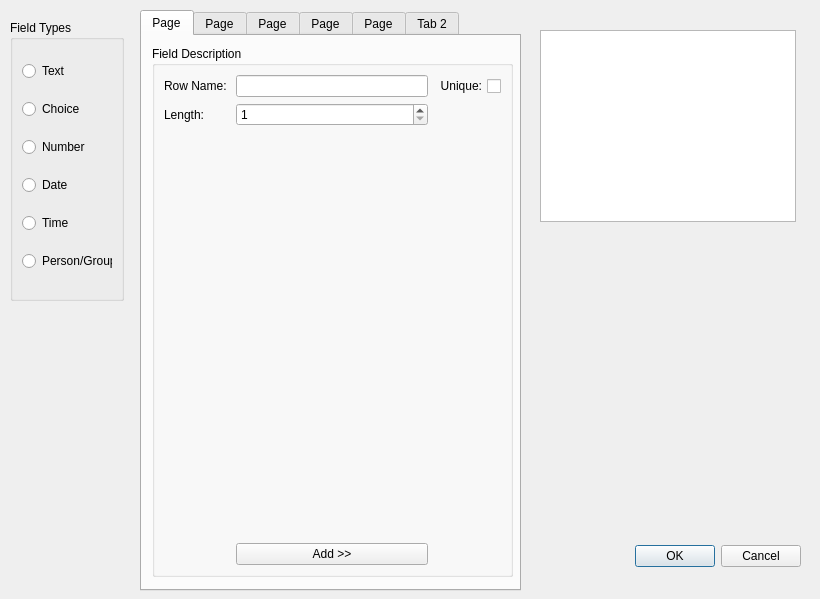
<?xml version="1.0" encoding="UTF-8"?>
<ui version="4.0">
 <class>Dialog</class>
 <widget class="QDialog" name="Dialog">
  <property name="windowModality">
   <enum>Qt::ApplicationModal</enum>
  </property>
  <property name="geometry">
   <rect>
    <x>0</x>
    <y>0</y>
    <width>820</width>
    <height>599</height>
   </rect>
  </property>
  <property name="minimumSize">
   <size>
    <width>820</width>
    <height>599</height>
   </size>
  </property>
  <property name="maximumSize">
   <size>
    <width>820</width>
    <height>599</height>
   </size>
  </property>
  <property name="windowTitle">
   <string>Dialog</string>
  </property>
  <property name="windowOpacity">
   <double>1.000000000000000</double>
  </property>
  <widget class="QDialogButtonBox" name="buttonBox">
   <property name="geometry">
    <rect>
     <x>460</x>
     <y>540</y>
     <width>341</width>
     <height>32</height>
    </rect>
   </property>
   <property name="orientation">
    <enum>Qt::Horizontal</enum>
   </property>
   <property name="standardButtons">
    <set>QDialogButtonBox::Cancel|QDialogButtonBox::Ok</set>
   </property>
  </widget>
  <widget class="QListView" name="listView">
   <property name="geometry">
    <rect>
     <x>540</x>
     <y>30</y>
     <width>256</width>
     <height>192</height>
    </rect>
   </property>
  </widget>
  <widget class="QGroupBox" name="groupBox">
   <property name="geometry">
    <rect>
     <x>10</x>
     <y>20</y>
     <width>114</width>
     <height>281</height>
    </rect>
   </property>
   <property name="title">
    <string>Field Types</string>
   </property>
   <layout class="QVBoxLayout" name="verticalLayout">
    <item>
     <widget class="QRadioButton" name="line_radio">
      <property name="text">
       <string>Text</string>
      </property>
      <attribute name="buttonGroup">
       <string notr="true">buttonGroup</string>
      </attribute>
     </widget>
    </item>
    <item>
     <widget class="QRadioButton" name="choice_radio">
      <property name="text">
       <string>Choice</string>
      </property>
      <attribute name="buttonGroup">
       <string notr="true">buttonGroup</string>
      </attribute>
     </widget>
    </item>
    <item>
     <widget class="QRadioButton" name="num_radio">
      <property name="text">
       <string>Number</string>
      </property>
      <attribute name="buttonGroup">
       <string notr="true">buttonGroup</string>
      </attribute>
     </widget>
    </item>
    <item>
     <widget class="QRadioButton" name="date_radio">
      <property name="text">
       <string>Date</string>
      </property>
      <attribute name="buttonGroup">
       <string notr="true">buttonGroup</string>
      </attribute>
     </widget>
    </item>
    <item>
     <widget class="QRadioButton" name="time_radio">
      <property name="text">
       <string>Time</string>
      </property>
      <attribute name="buttonGroup">
       <string notr="true">buttonGroup</string>
      </attribute>
     </widget>
    </item>
    <item>
     <widget class="QRadioButton" name="grp_radio">
      <property name="text">
       <string>Person/Group</string>
      </property>
      <attribute name="buttonGroup">
       <string notr="true">buttonGroup</string>
      </attribute>
     </widget>
    </item>
   </layout>
  </widget>
  <widget class="QTabWidget" name="tabWidget">
   <property name="geometry">
    <rect>
     <x>140</x>
     <y>10</y>
     <width>381</width>
     <height>581</height>
    </rect>
   </property>
   <property name="currentIndex">
    <number>0</number>
   </property>
   <widget class="QWidget" name="tab_3">
    <attribute name="title">
     <string>Page</string>
    </attribute>
    <widget class="QGroupBox" name="txt_group">
     <property name="geometry">
      <rect>
       <x>10</x>
       <y>10</y>
       <width>361</width>
       <height>531</height>
      </rect>
     </property>
     <property name="title">
      <string>Field Description</string>
     </property>
     <layout class="QGridLayout" name="gridLayout">
      <item row="0" column="1">
       <widget class="QLineEdit" name="lineEdit"/>
      </item>
      <item row="0" column="2">
       <widget class="QCheckBox" name="checkBox">
        <property name="layoutDirection">
         <enum>Qt::RightToLeft</enum>
        </property>
        <property name="text">
         <string>Unique:</string>
        </property>
       </widget>
      </item>
      <item row="2" column="1">
       <spacer name="verticalSpacer">
        <property name="orientation">
         <enum>Qt::Vertical</enum>
        </property>
        <property name="sizeHint" stdset="0">
         <size>
          <width>20</width>
          <height>40</height>
         </size>
        </property>
       </spacer>
      </item>
      <item row="0" column="0">
       <widget class="QLabel" name="label">
        <property name="text">
         <string>Row Name: </string>
        </property>
       </widget>
      </item>
      <item row="1" column="0">
       <widget class="QLabel" name="label_2">
        <property name="text">
         <string>Length:</string>
        </property>
       </widget>
      </item>
      <item row="1" column="1">
       <widget class="QSpinBox" name="spinBox">
        <property name="minimum">
         <number>1</number>
        </property>
        <property name="maximum">
         <number>100000</number>
        </property>
       </widget>
      </item>
      <item row="3" column="1">
       <widget class="QPushButton" name="pushButton">
        <property name="text">
         <string>Add &gt;&gt;</string>
        </property>
       </widget>
      </item>
     </layout>
    </widget>
   </widget>
   <widget class="QWidget" name="tab_4">
    <attribute name="title">
     <string>Page</string>
    </attribute>
    <widget class="QGroupBox" name="choice_group">
     <property name="geometry">
      <rect>
       <x>10</x>
       <y>10</y>
       <width>361</width>
       <height>531</height>
      </rect>
     </property>
     <property name="title">
      <string>Field Description</string>
     </property>
     <layout class="QGridLayout" name="gridLayout_2">
      <item row="0" column="1">
       <widget class="QLineEdit" name="lineEdit_2"/>
      </item>
      <item row="2" column="1">
       <spacer name="verticalSpacer_2">
        <property name="orientation">
         <enum>Qt::Vertical</enum>
        </property>
        <property name="sizeHint" stdset="0">
         <size>
          <width>20</width>
          <height>40</height>
         </size>
        </property>
       </spacer>
      </item>
      <item row="1" column="1">
       <widget class="QTextEdit" name="textEdit">
        <property name="toolTip">
         <string>Enter each choice on a newline.</string>
        </property>
       </widget>
      </item>
      <item row="0" column="0">
       <widget class="QLabel" name="label_3">
        <property name="text">
         <string>Row Name: </string>
        </property>
       </widget>
      </item>
      <item row="0" column="3">
       <widget class="QCheckBox" name="checkBox_2">
        <property name="layoutDirection">
         <enum>Qt::RightToLeft</enum>
        </property>
        <property name="text">
         <string>Unique:</string>
        </property>
       </widget>
      </item>
      <item row="1" column="0" alignment="Qt::AlignTop">
       <widget class="QLabel" name="label_4">
        <property name="text">
         <string>Choices:</string>
        </property>
       </widget>
      </item>
      <item row="3" column="1">
       <widget class="QPushButton" name="pushButton_2">
        <property name="text">
         <string>Add &gt;&gt;</string>
        </property>
       </widget>
      </item>
     </layout>
    </widget>
   </widget>
   <widget class="QWidget" name="tab_7">
    <attribute name="title">
     <string>Page</string>
    </attribute>
    <widget class="QGroupBox" name="num_group">
     <property name="geometry">
      <rect>
       <x>10</x>
       <y>10</y>
       <width>361</width>
       <height>531</height>
      </rect>
     </property>
     <property name="title">
      <string>Field Description</string>
     </property>
     <layout class="QGridLayout" name="gridLayout_3">
      <item row="0" column="1">
       <widget class="QLineEdit" name="lineEdit_3"/>
      </item>
      <item row="3" column="1">
       <spacer name="verticalSpacer_3">
        <property name="orientation">
         <enum>Qt::Vertical</enum>
        </property>
        <property name="sizeHint" stdset="0">
         <size>
          <width>20</width>
          <height>40</height>
         </size>
        </property>
       </spacer>
      </item>
      <item row="0" column="0">
       <widget class="QLabel" name="label_5">
        <property name="text">
         <string>Row Name: </string>
        </property>
       </widget>
      </item>
      <item row="0" column="2">
       <widget class="QCheckBox" name="checkBox_3">
        <property name="layoutDirection">
         <enum>Qt::RightToLeft</enum>
        </property>
        <property name="text">
         <string>Unique:</string>
        </property>
       </widget>
      </item>
      <item row="1" column="1">
       <widget class="QSpinBox" name="spinBox_2">
        <property name="maximum">
         <number>999999998</number>
        </property>
       </widget>
      </item>
      <item row="2" column="1">
       <widget class="QSpinBox" name="spinBox_3">
        <property name="maximum">
         <number>999999999</number>
        </property>
       </widget>
      </item>
      <item row="1" column="0">
       <widget class="QLabel" name="label_6">
        <property name="text">
         <string>From:</string>
        </property>
       </widget>
      </item>
      <item row="2" column="0">
       <widget class="QLabel" name="label_7">
        <property name="text">
         <string>To:</string>
        </property>
       </widget>
      </item>
      <item row="4" column="1">
       <widget class="QPushButton" name="pushButton_3">
        <property name="text">
         <string>Add &gt;&gt;</string>
        </property>
       </widget>
      </item>
     </layout>
    </widget>
   </widget>
   <widget class="QWidget" name="tab_5">
    <attribute name="title">
     <string>Page</string>
    </attribute>
    <widget class="QGroupBox" name="groupBox_5">
     <property name="geometry">
      <rect>
       <x>10</x>
       <y>10</y>
       <width>351</width>
       <height>531</height>
      </rect>
     </property>
     <property name="title">
      <string>Field Description</string>
     </property>
    </widget>
   </widget>
   <widget class="QWidget" name="tab_6">
    <attribute name="title">
     <string>Page</string>
    </attribute>
    <widget class="QGroupBox" name="groupBox_6">
     <property name="geometry">
      <rect>
       <x>10</x>
       <y>10</y>
       <width>351</width>
       <height>531</height>
      </rect>
     </property>
     <property name="title">
      <string>Field Description</string>
     </property>
    </widget>
   </widget>
   <widget class="QWidget" name="tab_2">
    <attribute name="title">
     <string>Tab 2</string>
    </attribute>
    <widget class="QGroupBox" name="groupBox_8">
     <property name="geometry">
      <rect>
       <x>10</x>
       <y>10</y>
       <width>351</width>
       <height>531</height>
      </rect>
     </property>
     <property name="title">
      <string>Field Description</string>
     </property>
    </widget>
   </widget>
  </widget>
 </widget>
 <tabstops>
  <tabstop>line_radio</tabstop>
  <tabstop>choice_radio</tabstop>
  <tabstop>num_radio</tabstop>
  <tabstop>date_radio</tabstop>
  <tabstop>time_radio</tabstop>
  <tabstop>grp_radio</tabstop>
  <tabstop>tabWidget</tabstop>
  <tabstop>buttonBox</tabstop>
  <tabstop>listView</tabstop>
 </tabstops>
 <resources/>
 <connections>
  <connection>
   <sender>buttonBox</sender>
   <signal>accepted()</signal>
   <receiver>Dialog</receiver>
   <slot>accept()</slot>
   <hints>
    <hint type="sourcelabel">
     <x>678</x>
     <y>554</y>
    </hint>
    <hint type="destinationlabel">
     <x>157</x>
     <y>274</y>
    </hint>
   </hints>
  </connection>
  <connection>
   <sender>buttonBox</sender>
   <signal>rejected()</signal>
   <receiver>Dialog</receiver>
   <slot>reject()</slot>
   <hints>
    <hint type="sourcelabel">
     <x>746</x>
     <y>560</y>
    </hint>
    <hint type="destinationlabel">
     <x>286</x>
     <y>274</y>
    </hint>
   </hints>
  </connection>
  <connection>
   <sender>buttonGroup</sender>
   <signal>buttonClicked(int)</signal>
   <receiver>Dialog</receiver>
   <slot>changeFieldDescriptions()</slot>
   <hints>
    <hint type="sourcelabel">
     <x>-1</x>
     <y>-1</y>
    </hint>
    <hint type="destinationlabel">
     <x>409</x>
     <y>299</y>
    </hint>
   </hints>
  </connection>
  <connection>
   <sender>pushButton</sender>
   <signal>clicked()</signal>
   <receiver>Dialog</receiver>
   <slot>acceptFieldAdd()</slot>
   <hints>
    <hint type="sourcelabel">
     <x>455</x>
     <y>548</y>
    </hint>
    <hint type="destinationlabel">
     <x>900</x>
     <y>753</y>
    </hint>
   </hints>
  </connection>
  <connection>
   <sender>pushButton_2</sender>
   <signal>clicked()</signal>
   <receiver>Dialog</receiver>
   <slot>acceptFieldAdd()</slot>
   <hints>
    <hint type="sourcelabel">
     <x>454</x>
     <y>545</y>
    </hint>
    <hint type="destinationlabel">
     <x>885</x>
     <y>748</y>
    </hint>
   </hints>
  </connection>
 </connections>
 <slots>
  <slot>changeFieldDescriptions()</slot>
  <slot>acceptFieldAdd()</slot>
 </slots>
 <buttongroups>
  <buttongroup name="buttonGroup"/>
 </buttongroups>
</ui>
